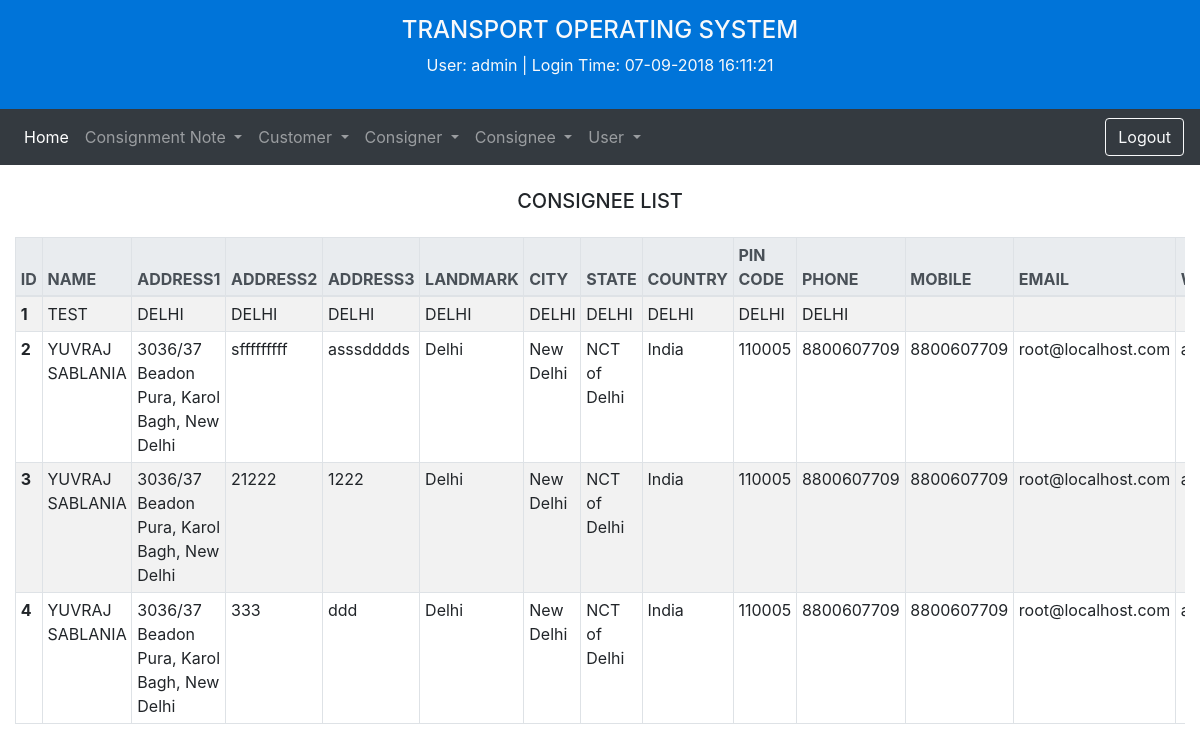
/Transport/consignee_list.php (signed in), run on the app's committed database.
### tables this page shows
CREATE TABLE `consignee` (
  `consignee_id` int(5) NOT NULL,
  `consignee_name` text NOT NULL,
  `consignee_address1` text NOT NULL,
  `consignee_address2` text NOT NULL,
  `consignee_address3` text NOT NULL,
  `consignee_landmark` text NOT NULL,
  `consignee_city` text NOT NULL,
  `consignee_state` text NOT NULL,
  `consignee_country` text NOT NULL,
  `consignee_pin` text NOT NULL,
  `consignee_phone` text NOT NULL,
  `consignee_mobile` text NOT NULL,
  `consignee_email` text NOT NULL,
  `consignee_website` text NOT NULL,
  `consignee_gstin` text NOT NULL,
  `consignee_pan` text NOT NULL
);

### Transport/consignee_list.php (the view, shortened to what this page needs)
<?php
  require "db_conn.php";
?>
<!doctype html>
<html lang="en">
<head>
  <link rel="stylesheet" href="bootstrap-4.1.3-dist/css/bootstrap.css">
  <link rel="stylesheet" href="assets/css/main.css">
</head>
<body class="">
  <?php include_once "header.php" ?>
  <div class="container-fluid my-4">
    <h5 class="text-center text-uppercase mb-4">consignee list</h5>
    <div class="table-responsive">
      <table class="table table-sm table-striped table-bordered">
        <thead class="thead-light">
          <tr class="text-uppercase">
            <th scope="col">id</th>
            <th scope="col">name</th>
            <th scope="col">address1</th>
            <th scope="col">address2</th>
            <th scope="col">address3</th>
            <th scope="col">landmark</th>
            <th scope="col">city</th>
            <th scope="col">state</th>
            <th scope="col">country</th>
            <th scope="col">pin code</th>
            <th scope="col">phone</th>
            <th scope="col">mobile</th>
            <th scope="col">email</th>
            <th scope="col">website</th>
          </tr>
        </thead>
        <tbody>
          <?php
            $query = "SELECT * FROM consignee ORDER BY consignee_id";
            if($result = mysqli_query($conn,$query)){
              while($row = mysqli_fetch_row($result)){
              ?>
          <tr>
            <th scope="row"><?php echo $row[0]; ?></th>
            <td><?php echo $row[1]; ?></td>
            <td><?php echo $row[2]; ?></td>
            <td><?php echo $row[3]; ?></td>
            <td><?php echo $row[4]; ?></td>
            <td><?php echo $row[5]; ?></td>
            <td><?php echo $row[6]; ?></td>
            <td><?php echo $row[7]; ?></td>
            <td><?php echo $row[8]; ?></td>
            <td><?php echo $row[9]; ?></td>
            <td><?php echo $row[10]; ?></td>
            <td><?php echo $row[11]; ?></td>
            <td><?php echo $row[12]; ?></td>
            <td><?php echo $row[13]; ?></td>
          </tr>
          <?php
              }
            }
          ?>
        </tbody>
      </table>
    </div>
    </div>
</body>
</html>

### data on the page
consignee: consignee_id "1", consignee_name "TEST", consignee_address1 "DELHI", consignee_address2 "DELHI", consignee_address3 "DELHI", consignee_landmark "DELHI", consignee_city "DELHI", consignee_state "DELHI", consignee_country "DELHI", consignee_pin "DELHI", consignee_phone "DELHI"
consignee: consignee_id "2", consignee_name "YUVRAJ SABLANIA", consignee_address1 "3036/37 Beadon Pura, Karol Bagh, New Delhi", consignee_address2 "sfffffffff", consignee_address3 "asssdddds", consignee_landmark "Delhi", consignee_city "New Delhi", consignee_state "NCT of Delhi", consignee_country "India", consignee_pin "110005", consignee_phone "8800607709", consignee_mobile "8800607709", consignee_email "root@localhost.com"
consignee: consignee_id "3", consignee_name "YUVRAJ SABLANIA", consignee_address1 "3036/37 Beadon Pura, Karol Bagh, New Delhi", consignee_address2 "21222", consignee_address3 "1222", consignee_landmark "Delhi", consignee_city "New Delhi", consignee_state "NCT of Delhi", consignee_country "India", consignee_pin "110005", consignee_phone "8800607709", consignee_mobile "8800607709", consignee_email "root@localhost.com"
consignee: consignee_id "4", consignee_name "YUVRAJ SABLANIA", consignee_address1 "3036/37 Beadon Pura, Karol Bagh, New Delhi", consignee_address2 "333", consignee_address3 "ddd", consignee_landmark "Delhi", consignee_city "New Delhi", consignee_state "NCT of Delhi", consignee_country "India", consignee_pin "110005", consignee_phone "8800607709", consignee_mobile "8800607709", consignee_email "root@localhost.com"

### other printed values
$_SESSION['login_user'] "admin"
$_SESSION['current_login_time'] "07-09-2018 16:11:21"
